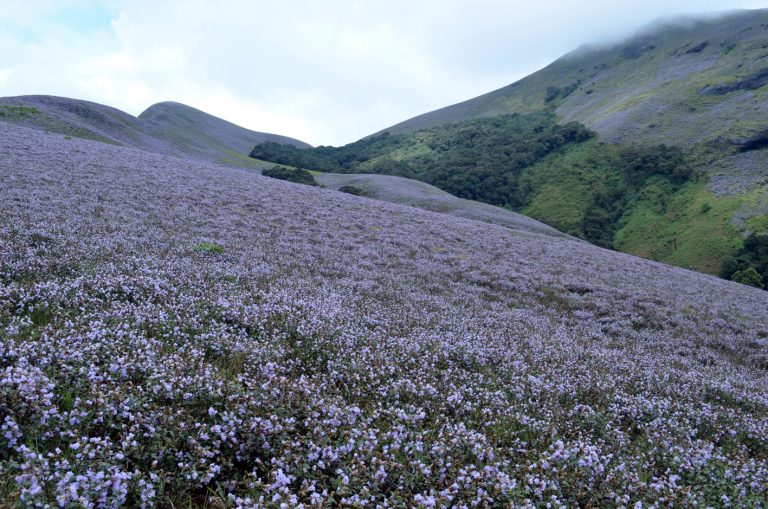
#> input picture img-1.jpg, 768 x 509 px
$ jupyter execute ex-5.6.ipynb
#> lines starting #> are read from the running program, lines starting #| are printed output that depends on the picture
[cell 1]
import numpy as np
import cv2
import matplotlib.pyplot as plt
input_image = cv2.imread("img-1.jpg")
#> input_image is the input picture: shape (509, 768, 3); mean B, G, R 134.1, 121.6, 113.7
input_image = cv2.cvtColor(input_image,cv2.COLOR_BGR2RGB)
plt.axis('off')
plt.imshow(input_image)
plt.show()
rows,cols,dim = input_image.shape
#> rows = 509; cols = 768; dim = 3
cropped_image = input_image[100:300,100:300]
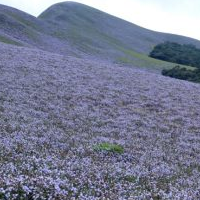
#> cropped_image: shape (200, 200, 3); mean R, G, B 120, 124.8, 147.4
plt.axis('off')
plt.imshow(cropped_image)
plt.show()


$ run again, with q1.png saved as img-1.jpg
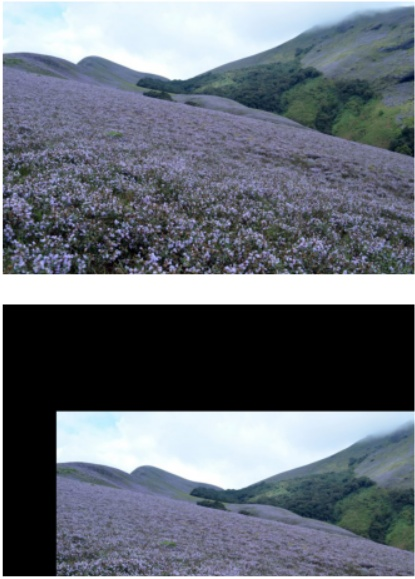
#> input picture q1.png, 415 x 579 px
#> input_image is the input picture: shape (579, 415, 3); mean B, G, R 119.9, 110.4, 104
#> `cropped_image = input_image[100:300,100:300]`:
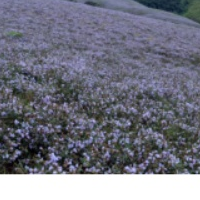
#> cropped_image: shape (200, 200, 3); mean R, G, B 114.5, 116, 128.5

$ run again, with q2.png saved as img-1.jpg
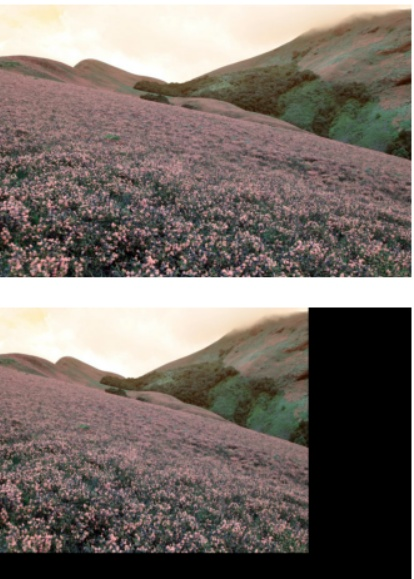
#> input picture q2.png, 414 x 579 px
#> input_image is the input picture: shape (579, 414, 3); mean B, G, R 105.4, 111.7, 121.4
#> `cropped_image = input_image[100:300,100:300]`:
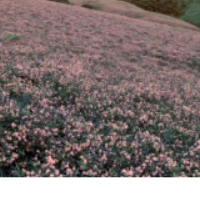
#> cropped_image: shape (200, 200, 3); mean R, G, B 126.6, 113.8, 112.1

$ run again, with q3.png saved as img-1.jpg
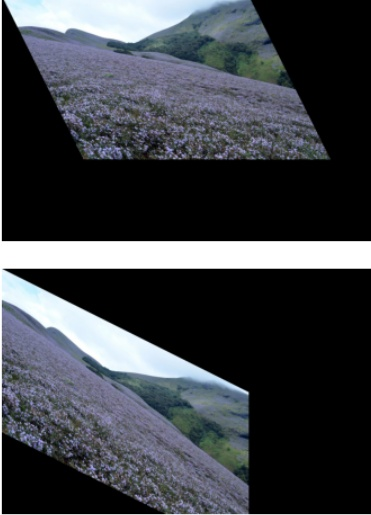
#> input picture q3.png, 371 x 515 px
#> input_image is the input picture: shape (515, 371, 3); mean B, G, R 69.7, 64.5, 61.3
#> `cropped_image = input_image[100:300,100:300]`:
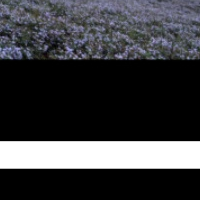
#> cropped_image: shape (200, 200, 3); mean R, G, B 60, 60.7, 63.7
